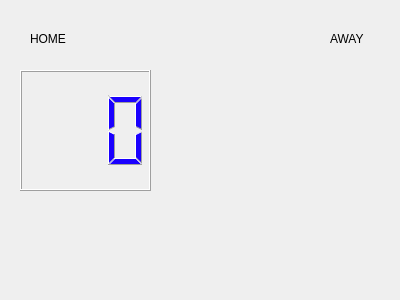
<?xml version="1.0" encoding="UTF-8"?>
<ui version="4.0">
 <class>Form</class>
 <widget class="QWidget" name="Form">
  <property name="geometry">
   <rect>
    <x>0</x>
    <y>0</y>
    <width>400</width>
    <height>300</height>
   </rect>
  </property>
  <property name="sizePolicy">
   <sizepolicy hsizetype="Ignored" vsizetype="Ignored">
    <horstretch>0</horstretch>
    <verstretch>0</verstretch>
   </sizepolicy>
  </property>
  <property name="windowTitle">
   <string>Form</string>
  </property>
  <widget class="QLabel" name="label">
   <property name="geometry">
    <rect>
     <x>30</x>
     <y>30</y>
     <width>54</width>
     <height>17</height>
    </rect>
   </property>
   <property name="text">
    <string>HOME</string>
   </property>
  </widget>
  <widget class="QLabel" name="label_2">
   <property name="geometry">
    <rect>
     <x>330</x>
     <y>30</y>
     <width>54</width>
     <height>17</height>
    </rect>
   </property>
   <property name="text">
    <string>AWAY</string>
   </property>
  </widget>
  <widget class="QLCDNumber" name="lcdNumber_Home">
   <property name="geometry">
    <rect>
     <x>20</x>
     <y>70</y>
     <width>131</width>
     <height>121</height>
    </rect>
   </property>
   <property name="styleSheet">
    <string notr="true">color: rgb(26, 0, 255);</string>
   </property>
   <property name="digitCount">
    <number>3</number>
   </property>
  </widget>
 </widget>
 <resources/>
 <connections/>
</ui>
